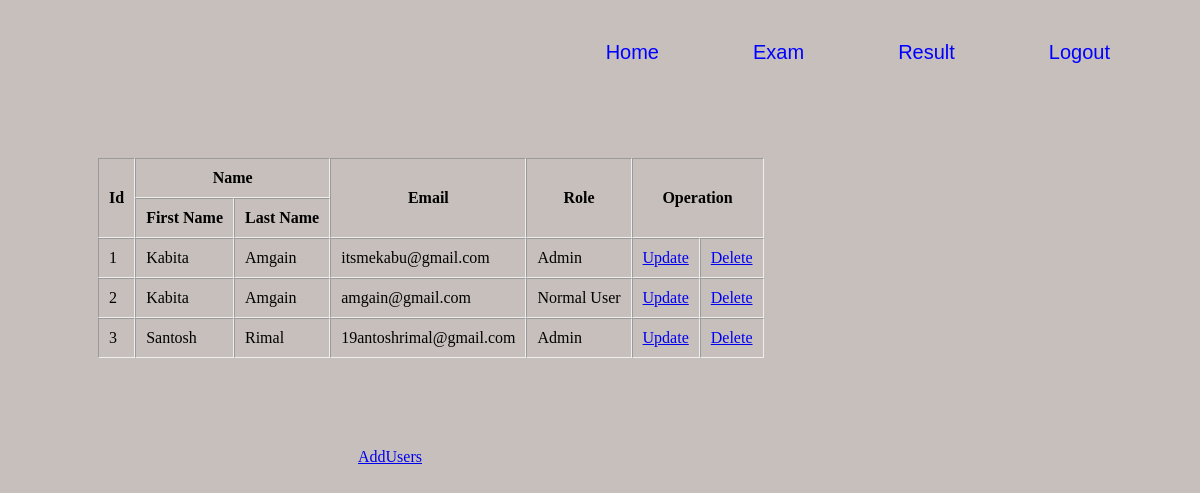
/PHP/Admin/index.php (signed in), run on the app's committed database.
### tables this page shows
CREATE TABLE `users` (
  `Id` int(11) NOT NULL,
  `FirstName` varchar(20) DEFAULT NULL,
  `LastName` varchar(20) DEFAULT NULL,
  `Email` varchar(60) DEFAULT NULL,
  `Password` varchar(60) DEFAULT NULL,
  `Role` varchar(20) DEFAULT NULL
);

### PHP/Admin/index.php (the view, shortened to what this page needs)
<?php
include '../link.php';
?>
<!DOCTYPE html>
<html>
<head>
	<link rel="stylesheet" href="../Admin/phpstyle.css">
</head>
<body>
	<?php
	$sql="select Id,FirstName,LastName,Email,Role from users";
	$result=mysqli_query($conn,$sql);
	if (mysqli_num_rows($result)>0) {
	?>
	<nav>
	<ul id='MenuItems'>
	<li><a href="index.php">Home</a></li>
	<li><a href="Exam.php">Exam</a></li>
	<li><a href="result.php">Result</a></li>
	<li><a href="../Logout.php">Logout</a></li>
</ul>
     </nav>
<table border="1px solid black" cellpadding="10" cellspacing="0">
<tr>
	<th rowspan="2">Id</th>
	<th colspan="2">Name</th>
	<th rowspan="2">Email</th>
	<th rowspan="2">Role</th>
	<th rowspan="2" colspan="2">Operation</th>
</tr>
<tr>
	<th>First Name</th>
	<th>Last Name</th>
</tr>
<?php
while ($rows=mysqli_fetch_assoc($result)) {
?>
<tr>
	<td><?php echo "$rows[Id]"; ?></td>
	<td><?php echo "$rows[FirstName]"; ?></td>
	<td><?php echo "$rows[LastName]"; ?></td>
	<td><?php echo "$rows[Email]"; ?></td>
	<td><?php echo "$rows[Role]"; ?></td>
	<td><a href="../Admin/Update.php?id=<?php echo"$rows[Id]";?>">Update</a></td>
	<td><a href="../Admin/Delete.php?id=<?php echo "$rows[Id]"; ?>" onclick="return del()">Delete</a></td>
</tr>
<?php } ?>
</table>
<?php } ?>
<div>
<a href="AddUsers.php">AddUsers</a>
</div>
</body>
</html>

### PHP/Admin/phpstyle.css (style rules this page uses)
body { background-color:#c6bfbc; }
nav { flex: 1; position: fixed; right: 0; }
nav ul { display: inline-block; list-style: none; }
nav ul li { display: inline-block; margin-right: 90px; margin-top: 17px; }
nav ul li a { text-decoration: none; font-size: 20px; color: blue; font-family: sans-serif; }
table { margin-top: 0; padding: 90px; padding-top: 150px; border: none; }
div { margin-left: 350px; }

### data on the page
users: Id "1", FirstName "Kabita", LastName "Amgain", Email "itsmekabu@gmail.com", Role "Admin"
users: Id "2", FirstName "Kabita", LastName "Amgain", Email "amgain@gmail.com", Role "Normal User"
users: Id "3", FirstName "Santosh", LastName "Rimal", Email "19antoshrimal@gmail.com", Role "Admin"
